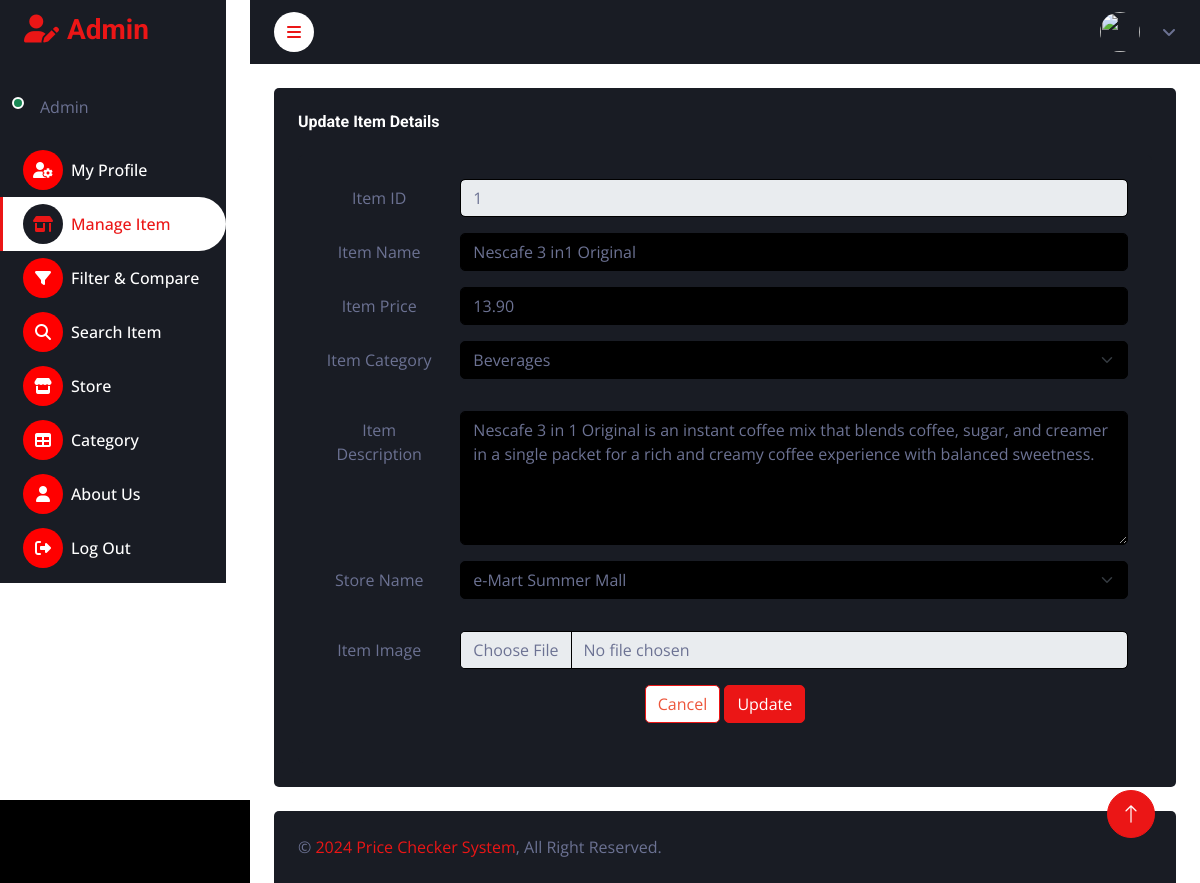
Before: /src/admin/updateItem.php?updateID=1 with the older database file.
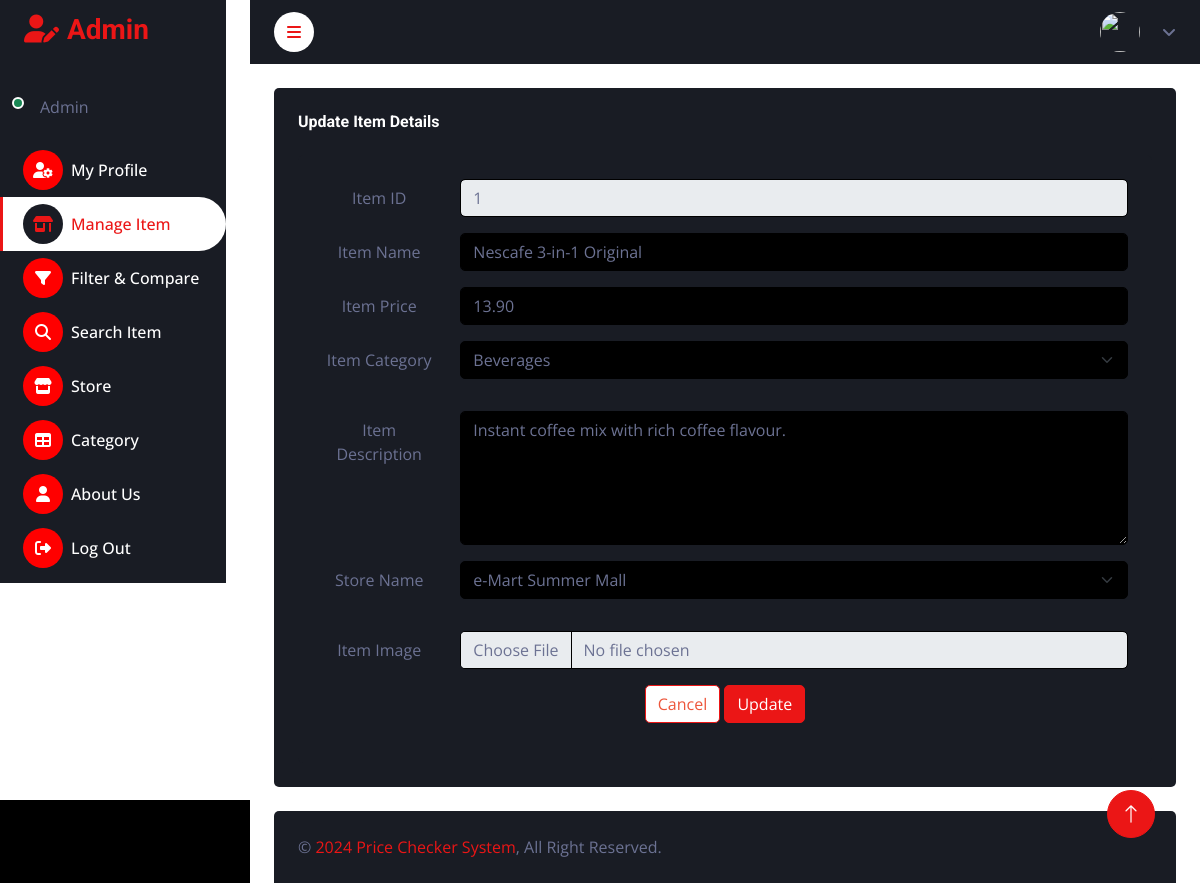
After: the same page with the newer database file.
### tables this page shows
CREATE TABLE `item` (
  `ItemID` int(10) NOT NULL,
  `ItemName` varchar(250) NOT NULL,
  `ItemPrice` double(10,2) NOT NULL,
  `ItemCategory` varchar(250) NOT NULL,
  `ItemDescription` varchar(3000) NOT NULL,
  `StoreName` varchar(250) NOT NULL,
  `ItemImage` varchar(250) NOT NULL
);

### src/admin/updateItem.php (the view, shortened to what the changed rows need)
<!DOCTYPE html>
<html lang="en">
<head>
    <link href="https://cdnjs.cloudflare.com/ajax/libs/font-awesome/5.10.0/css/all.min.css" rel="stylesheet">
    <link href="https://cdn.jsdelivr.net/npm/bootstrap-icons@1.4.1/font/bootstrap-icons.css" rel="stylesheet">
    <link href="lib/owlcarousel/assets/owl.carousel.min.css" rel="stylesheet">
    <link href="lib/tempusdominus/css/tempusdominus-bootstrap-4.min.css" rel="stylesheet" />
    <link href="css/bootstrap.min.css" rel="stylesheet">
    <link href="css/style.css" rel="stylesheet">
</head>
<body>
    <div class="container-fluid position-relative d-flex p-0">
        <div class="content">
            <div class="container-fluid pt-4 px-4">
                <div class="bg-secondary text-center rounded p-4">
                    <?php
                    global $conn;
                    $updateID = $_GET['updateID'];
                    $sql = "SELECT * FROM item WHERE ItemID = $updateID";
                    $result = mysqli_query($conn, $sql);
                    if ($result->num_rows > 0)
                    {
                        while ($row = $result->fetch_assoc())
                        {
                            $ItemID = $row['ItemID'];
                            $itemname = $row['ItemName'];
                            $price = $row['ItemPrice'];
                            $desc = $row['ItemDescription'];
                        }
                    }
                    ?>
                    <div class="bg-secondary rounded h-100 p-4">
                        <form method="POST" action="updateItem.php" enctype="multipart/form-data">
                            <div class="row mb-3">
                                <div class="col-sm-10">
                                    <input type="text" class="form-control" id="inputFname" name="ItemID" value="<?php echo $ItemID ?>" readonly>
                                </div>
                            </div>
                            <div class="row mb-3">
                                <div class="col-sm-10">
                                    <input type="text" class="form-control" id="inputFname" name="itemname" value="<?php echo $itemname ?>">
                                </div>
                            </div>
                            <div class="row mb-3">
                                <div class="col-sm-10">
                                    <input type="number" step="0.01" class="form-control" id="inputFname" name="price" value="<?php echo $price ?>">
                                </div>
                            </div>
                            <div class="row mb-3">
                                <div class="col-sm-10">
                                    <textarea class="form-control" id="inputDesc" name="desc" rows="5"><?php echo $desc ?></textarea>
                                </div>
                            </div>
                        </form>
                    </div>
                </div>
            </div>
        </div>
    </div>
</body>
</html>

Changed rows visible on the page:
changed item id 1: itemname "Nescafe 3 in1 Original" → "Nescafe 3-in-1 Original"; desc "Nescafe 3 in 1 Original is an instant coffee mix that blends coffee, sugar, and creamer in a single packet for a rich and creamy coffee experience with balanced sweetness." → "Instant coffee mix with rich coffee flavour."
